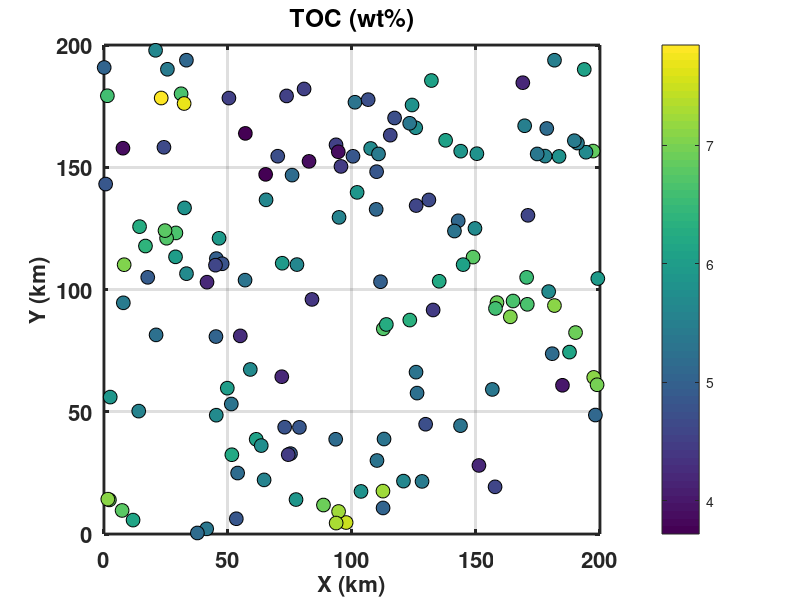
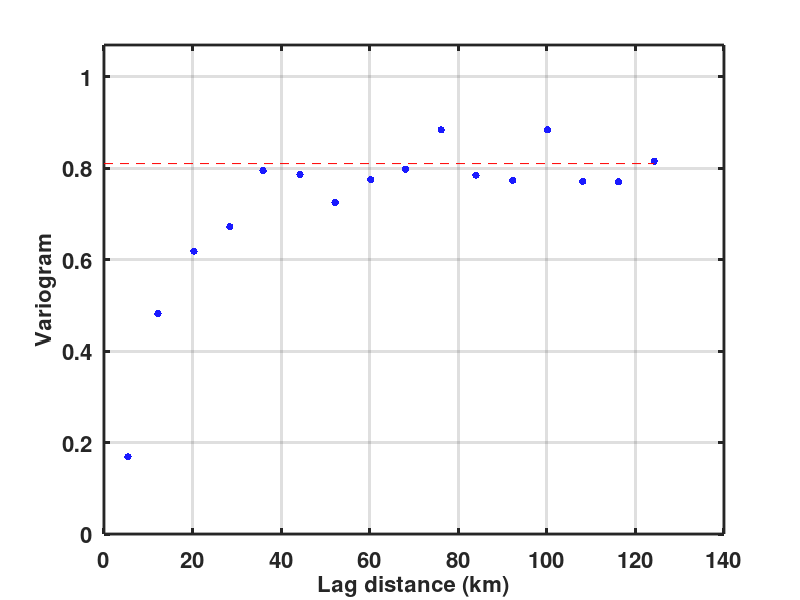

Write the MATLAB code that produced these figures, in order.
% Variogram Analysis 
% Modified from Matlab Recipes for earth sciences 

clear all;
close all;
clc;

load TOC_Spatial.mat

%% Data Ploting and Initial Analysis
figure;
grid on;box on;hold on
set(gcf,'color','white')
set(gca,'FontWeight','bold','FontSize',16,'LineWidth',2);
scatter(x,y,100,z,'filled','MarkerEdgeColor','k')
colorbar
xlabel('X (km)','fontsize',16,'fontweight','bold');
ylabel('Y (km)','fontsize',16,'fontweight','bold');
set(gca,'XGrid','on','YGrid','on','LineWidth',2);
title('TOC (wt%)');

[X1,X2] = meshgrid(x);
[Y1,Y2] = meshgrid(y);
[Z1,Z2] = meshgrid(z);

H = sqrt((X1 - X2).^2 + (Y1 - Y2).^2);
B = 0.5*(Z1 - Z2).^2; 

%% Variogram Calculations

H2 = H.*(diag(x*NaN)+1);
lag = mean(min(H2))
hmd = max(H(:))/2
max_lags = floor(hmd/lag)
LAGS = ceil(H/lag);

for i = 1:max_lags
    SEL = (LAGS == i);
    H_Var(i) = mean(mean(H(SEL)));
    B_Var(i) = mean(mean(B(SEL)));
end

Var_z = var(z) 
b = [0 max(H_Var)]; 
c = [Var_z Var_z];

figure;
grid on;box on;hold on
set(gcf,'color','white')
set(gca,'FontWeight','bold','FontSize',16,'LineWidth',2);
plot(H_Var,B_Var,'.','color',[0.1 0.1 1],'Markersize',16)
plot(b,c, '--r') 
ylim([0 1.21*max(B_Var)])
xlabel('Lag distance (km)','fontsize',16,'fontweight','bold');
ylabel('Variogram','fontsize',16,'fontweight','bold');
set(gca,'XGrid','on','YGrid','on','LineWidth',2);

%% Analytical Models
lags=0:max(H_Var);

%% Spherical model with nugget
% % Change the constants to get a reasonable match
% nugget = 0;
% C = 0.8;
% range = 45;
% Bsph = nugget + (C*(1.5*lags/range-0.5*(lags/...
%    range).^3).*(lags<=range)+ C*(lags>range));
% plot(lags,Bsph,'-','color',[1 0 0],'Linewidth',2)

 
%% Exponential model with nugget
% % Change the constants to get a reasonable match
% 
% nugget = 0.1;
% C = 0.7;
% range = 45;
% Bexp = nugget + C*(1 - exp(-3*lags/range));
% plot(lags,Bexp,'-','color',[0.3 0.7 0.8],'Linewidth',2)
%  
%% Linear model with nugget
% Change the constants to get a reasonable match

% nugget = 0;
% slope = 0.03;
% Blin = nugget + slope*lags;
% plot(lags,Blin,'-','color',[0.1 0.6 0.1],'Linewidth',2)
% hold off

